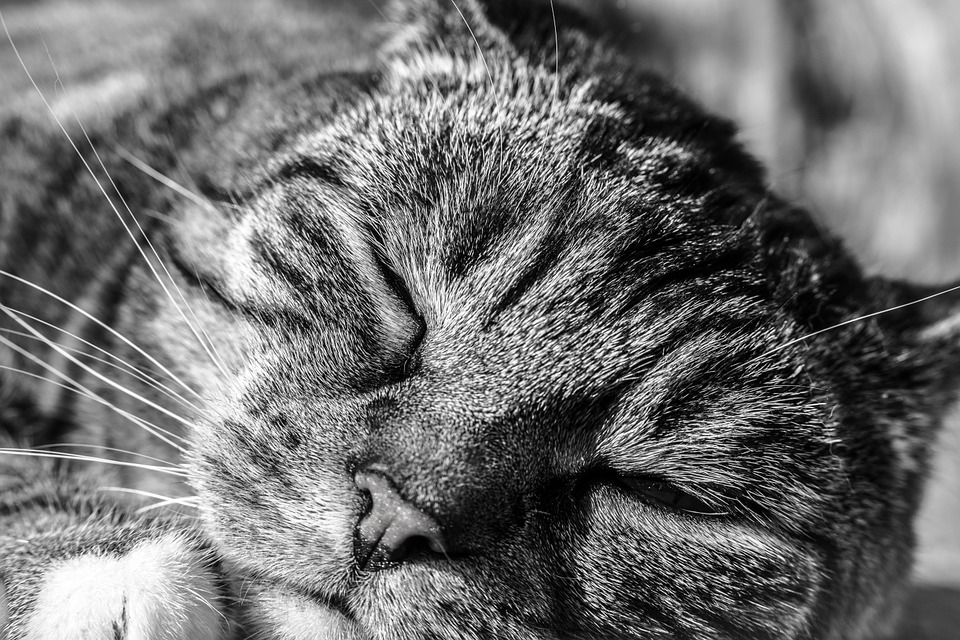
#> input picture cat.jpg, 960 x 640 px
$ python nhanChap.py
#> lines starting #> are read from the running program, lines starting #| are printed output that depends on the picture
import cv2
import numpy as np
import matplotlib.pyplot as plt

img = cv2.imread('cat.jpg')
#> img is the input picture: shape (640, 960, 3); mean B, G, R 110.4, 110.4, 110.4
kernel = np.ones((5,5), np.float32)/25
blur_img = cv2.filter2D(img, -1, kernel)
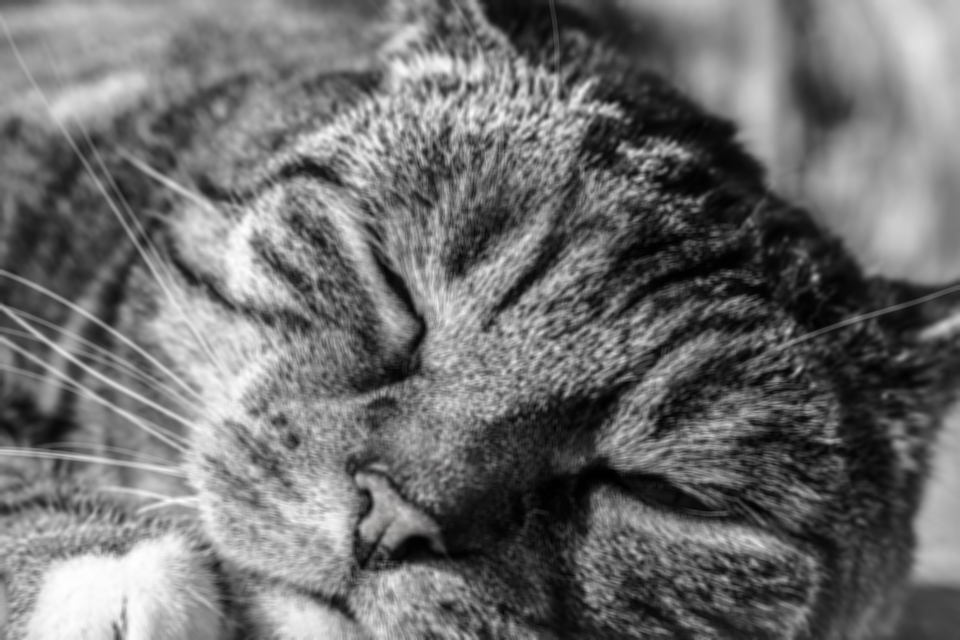
#> blur_img: shape (640, 960, 3); mean B, G, R 110.4, 110.4, 110.4

f, axs = plt.subplots(1,2, figsize=(10,5))
axs[0].imshow(img)
axs[1].imshow(blur_img)
plt.show()
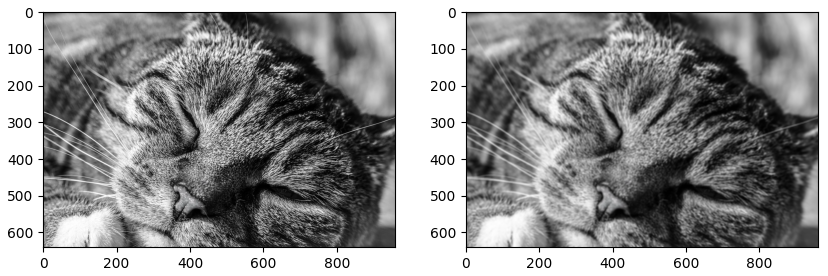
#> figure drawn by matplotlib, 2 panels; B, G, R data is drawn as R, G, B

$ run again, with anhdep.jpg copied over cat.jpg
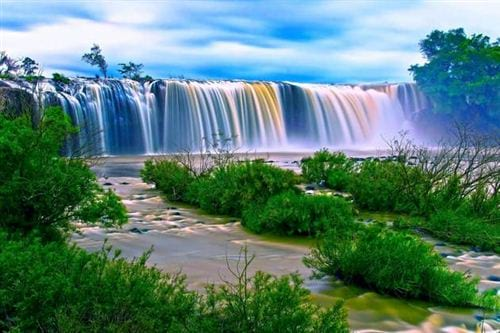
#> input picture anhdep.jpg, 500 x 333 px
#> img is the input picture: shape (333, 500, 3); mean B, G, R 119.3, 128.4, 91.9
#> `blur_img = cv2.filter2D(img, -1, kernel)`:
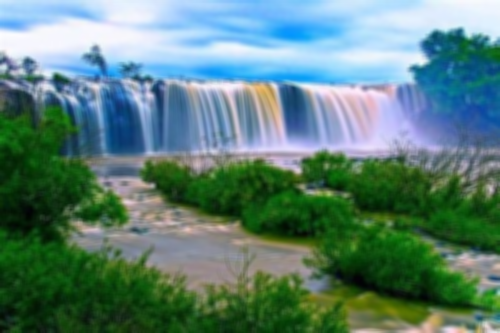
#> blur_img: shape (333, 500, 3); mean B, G, R 119.3, 128.4, 91.9
#> `plt.show()`:
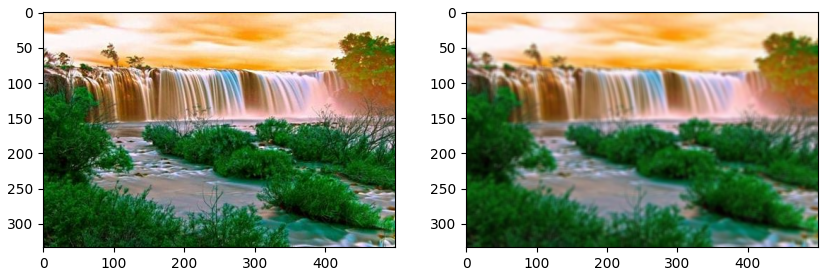
#> figure drawn by matplotlib, 2 panels; B, G, R data is drawn as R, G, B
